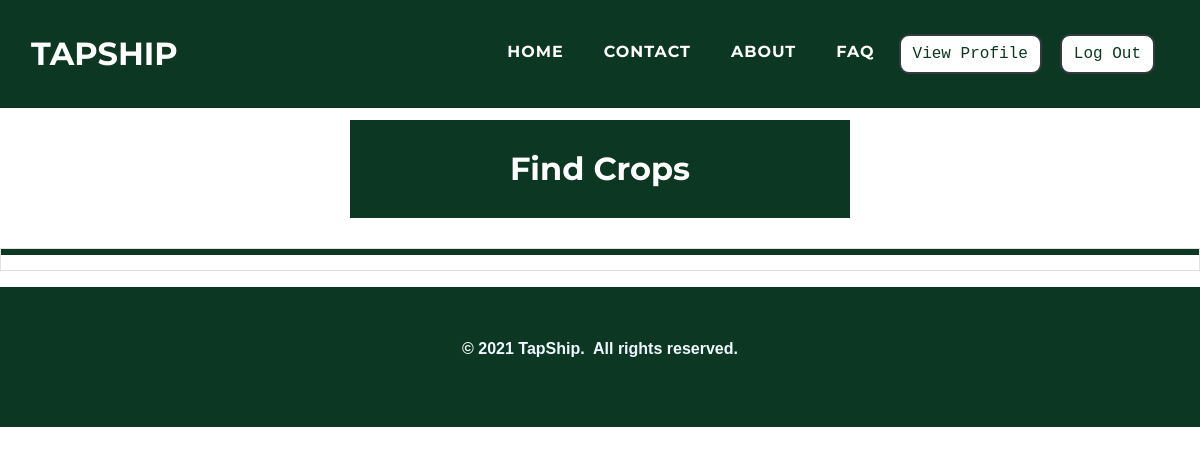
/customers/findcrop.php (signed in), run on an earlier commit of the app's database.
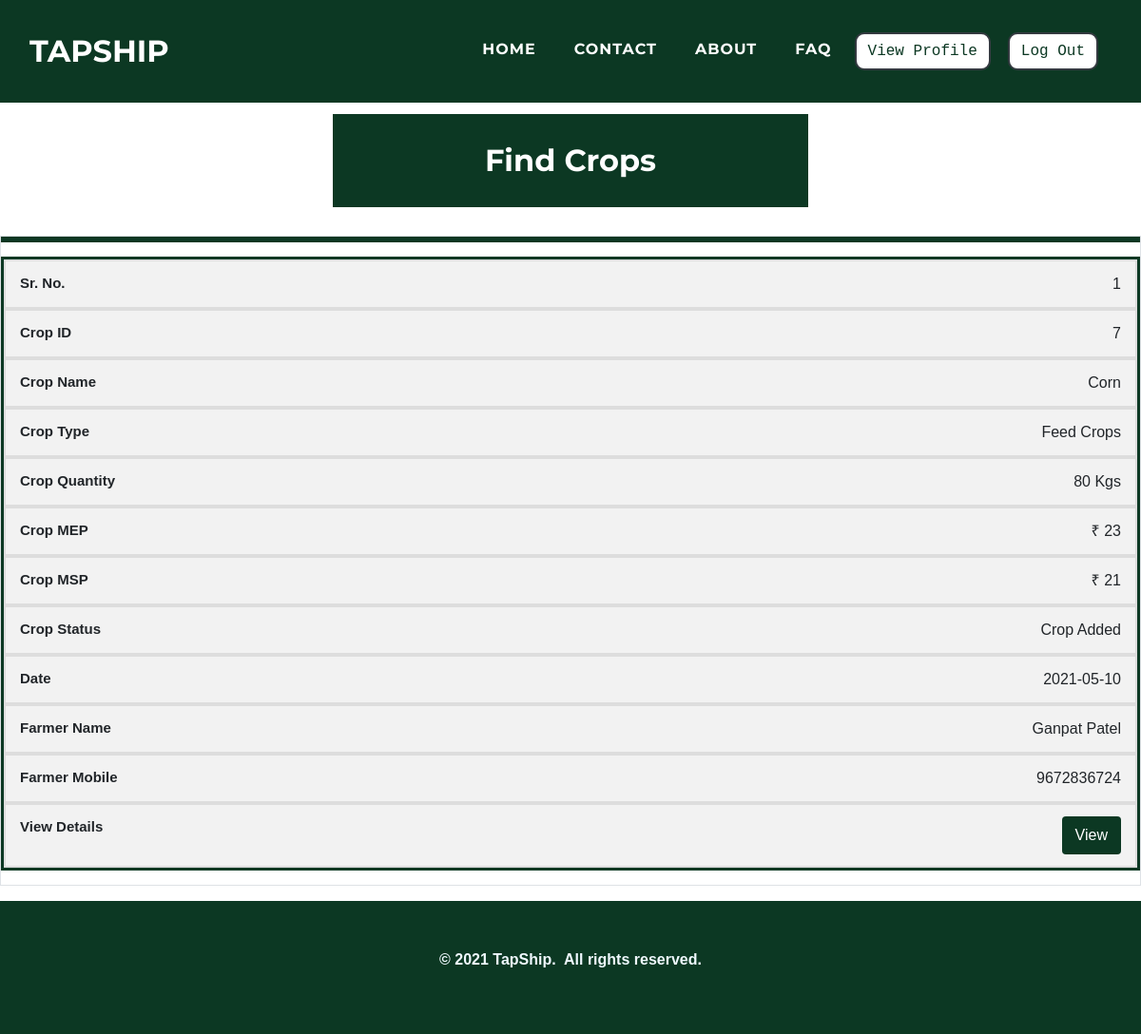
And on a later commit of the database.
### tables this page shows
CREATE TABLE `cropsale` (
  `cr_id` int(11) NOT NULL,
  `cr_f_mobile` varchar(10) NOT NULL,
  `cr_cro_id` int(11) NOT NULL,
  `cr_quantity` varchar(10) NOT NULL,
  `cr_img1` varchar(500) NOT NULL,
  `cr_img2` varchar(500) NOT NULL,
  `cr_img3` varchar(500) NOT NULL,
  `cr_mep` varchar(10) NOT NULL,
  `cr_date` date NOT NULL,
  `cr_status` varchar(10) NOT NULL
);

CREATE TABLE `cropdetails` (
  `cro_id` int(11) NOT NULL,
  `cro_name` varchar(50) NOT NULL,
  `cro_type` varchar(25) NOT NULL,
  `cro_costperkg` varchar(25) DEFAULT NULL,
  `cro_msp` float NOT NULL
);

### customers/findcrop.php (the view, shortened to what this page needs)
<?php
$res = $_SESSION["sessionid"];
$c_mobile = $res;
?>
<!DOCTYPE html>
<html>
<head>
    <link rel="stylesheet" href="../assets/bootstrap/css/bootstrap.min.css">
    <link rel="stylesheet" href="../assets/fonts/font-awesome.min.css">
    <link rel="stylesheet" href="../assets/fonts/ionicons.min.css">
    <link rel="stylesheet" href="../assets/css/Article-List.css">
    <link rel="stylesheet" href="../assets/css/Features-Boxed.css">
    <link rel="stylesheet" href="../assets/css/Footer-Dark.css">
    <link rel="stylesheet" href="../assets/css/Highlight-Blue.css">
    <link rel="stylesheet" href="https://cdnjs.cloudflare.com/ajax/libs/animate.css/3.5.2/animate.min.css">
    <link rel="stylesheet" href="https://cdnjs.cloudflare.com/ajax/libs/aos/2.2.0/aos.css">
    <link rel="stylesheet" href="../assets/css/Login-Form-Clean.css">
    <link rel="stylesheet" href="../assets/css/table-style.css" />
</head>
<body id="page-top">
    <nav class="navbar navbar-light navbar-expand-lg fixed-top text-uppercase" id="mainNav" style="background: #0c3823;">
        <div class="container-fluid">
            <a class="navbar-brand js-scroll-trigger" data-bs-hover-animate="pulse" href="../index.php" style="font-family: Montserrat, sans-serif;">TAPSHIP</a>
            <div class="collapse navbar-collapse" id="navbarResponsive">
                <ul class="nav navbar-nav ml-auto">
                    <li class="nav-item mx-0 mx-lg-1"><a class="nav-link py-3 px-0 px-lg-3 rounded js-scroll-trigger" data-bs-hover-animate="pulse" href="../index.php" style="filter: contrast(100%) grayscale(0%) hue-rotate(0deg) invert(0%) sepia(0%);">HOME</a></li>
                    <li class="nav-item mx-0 mx-lg-1"><a class="nav-link py-3 px-0 px-lg-3 rounded js-scroll-trigger" data-bs-hover-animate="pulse" href="../contact.php">CONTACT</a></li>
                    <li class="nav-item mx-0 mx-lg-1"><a class="nav-link py-3 px-0 px-lg-3 rounded js-scroll-trigger" data-bs-hover-animate="pulse" href="../about.php">ABOUT</a></li>
                    <li class="nav-item mx-0 mx-lg-1"><a class="nav-link py-3 px-0 px-lg-3 rounded js-scroll-trigger" data-bs-hover-animate="pulse" href="../faq.php">FAQ</a></li>
                    <li class="nav-item mx-0 mx-lg-1"><a href="../customers/profile.php"><button class="btn btn-dark text-monospace" data-bs-hover-animate="pulse" type="button" style="margin: 10px;background: rgb(255,255,255);color: #0c3823;margin-left: 0;border-radius: 10px;">View Profile</button></a></li>
                    <li class="nav-item mx-0 mx-lg-1"><a href="../customers/logout-script.php"><button class="btn btn-dark text-monospace" data-bs-hover-animate="pulse" type="button" style="margin: 10px;background: rgb(255,255,255);color: #0c3823;margin-left: 0;border-radius: 10px;">Log Out</button></a></li>
                </ul>
            </div>
        </div>
    </nav>
    <div class="features-boxed">
        <div class="container-fluid" style="background: #ffffff;">
            <div class="intro" style="background: #0c3823;margin-top: 120px;margin-bottom: 30px;">
                <h2 class="text-center" data-aos="fade" style="color: rgb(255,255,255);padding: 30px;margin-bottom: 0px;">Find Crops</h2>
            </div>
        </div>
    </div>
    <table id="tabledata" class=" table table-striped table-hover table-bordered">
        <tr class="bg-dark text-white text-center">
        </tr>
        <?php
        $con = mysqli_connect('localhost', 'root');
        mysqli_select_db($con, 'tapship');
        $q = "SELECT CD.cro_name, CD.cro_type, CD.cro_msp, CS.cr_id, CS.cr_quantity, CS.cr_mep, CS.cr_date, CS.cr_status, f.f_name, f.f_mobile
 FROM cropdetails CD, cropsale CS, farmer f  where CD.cro_id=CS.cr_cro_id AND f.f_mobile=CS.cr_f_mobile AND cs.cr_status IN (0,1) AND (SELECT count(cb_id) from cropbid cb WHERE cb.cb_c_mobile = $c_mobile AND cb.cb_cr_id = cs.cr_id)=0
 ORDER BY CS.cr_id DESC";
        $query = mysqli_query($con, $q);
        $c = 1;
        while ($res = mysqli_fetch_array($query)) {
        ?>
            <tr class="text-center">
                <td data-label="Sr. No."> <?php echo $c;
                                            $c += 1 ?> </td>
                <td data-label="Crop ID"> <?php echo $res['cr_id']; ?> </td>
                <td data-label="Crop Name"> <?php echo $res['cro_name'];  ?> </td>
                <td data-label="Crop Type"> <?php echo $res['cro_type'];  ?> </td>
                <td data-label="Crop Quantity"> <?php echo $res['cr_quantity'], ' Kgs';  ?> </td>
                <td data-label="Crop MEP"> <?php echo '₹ ', $res['cr_mep'];  ?> </td>
                <td data-label="Crop MSP"> <?php echo '₹ ', $res['cro_msp'];  ?> </td>
                <td data-label="Crop Status"> <?php if ($res['cr_status'] == "0") {
                                                    echo "Crop Added";
                                                } else if ($res['cr_status'] == "1") {
                                                    echo "Bidding";
                                                } else if ($res['cr_status'] == "2") {
                                                    echo "Bid Accepeted";
                                                } else if ($res['cr_status'] == "3") {
                                                    echo "Payment Done";
                                                } else if ($res['cr_status'] == "4") {
                                                    echo "Payment Confirmed";
                                                } else if ($res['cr_status'] == "5") {
                                                    echo "Self Transport Selected";
                                                } else if ($res['cr_status'] == "6") {
                                                    echo "Tapship Delivery Selected";
                                                } else if ($res['cr_status'] == "7") {
                                                    echo "Tapship Delivery Bidding";
                                                } else if ($res['cr_status'] == "8") {
                                                    echo "Tapship Delivery Bid Selected";
                                                } else if ($res['cr_status'] == "9") {
                                                    echo "Farmer Pickup conformed";
                                                } else if ($res['cr_status'] == "10") {
                                                    echo "Driver Pickup Conformed";
                                                } else if ($res['cr_status'] == "11") {
                                                    echo "Customer Delivery Conformed";
                                                } else if ($res['cr_status'] == "12") {
                                                    echo "Deal Over";
                                                } ?> </td>
                <td data-label="Date"> <?php echo $res['cr_date'];  ?> </td>
                <td data-label="Farmer Name"> <?php echo $res['f_name'];  ?> </td>
                <td data-label="Farmer Mobile"> <?php echo $res['f_mobile'];  ?> </td>
                <td data-label="View Details"> <button class="btn" style="background-color:#0c3823;"> <a href="viewcrop.php?cr_id=<?php echo $res['cr_id']; ?>" class="text-white"> View </a> </button> </td>
            </tr>
        <?php
        }
        ?>
    </table>
    <div class="footer-dark" style="background: rgb(12,56,35);">
        <footer>
            <div class="container-fluid">
                <p style="text-align: center;"><strong>© 2021 TapShip.&nbsp; All rights reserved.</strong><br></p>
            </div>
        </footer>
    </div>
</body>
</html>

### assets/css/Features-Boxed.css (style rules this page uses)
.features-boxed { color: #313437; background-color: #eef4f7; }
.features-boxed h2 { font-weight: bold; margin-bottom: 40px; padding-top: 40px; color: inherit; }
.features-boxed .intro { font-size: 16px; max-width: 500px; margin: 0 auto; }

### assets/css/Footer-Dark.css (style rules this page uses)
.footer-dark { padding: 50px 0; bottom: 0; color: #f0f9ff; background-color: #282d32; }

### assets/css/table-style.css (style rules this page uses)
body { margin:0; font-family: sans-serif; }
* { box-sizing: border-box; }
.table { width: 100%; border-collapse: collapse; }
.table td,.table th { padding:12px 15px; border:2px solid #ddd; text-align: center; font-size:16px; }
@media (max-width: 1410px) { .table, .table tbody, .table tr, .table td { display: block; width: 100%; } }
@media (max-width: 1410px) { table tr { margin-bottom: 15px; border: 3px solid #0c3823; } }
@media (max-width: 1410px) { .table td { text-align: right; padding-left: 50%; text-align: right; position: relative; } }
@media (max-width: 1410px) { .table td::before { content: attr(data-label); position: absolute; left:0; width: 50%; padding-left:15px; font-size:15px; font-weight: bold; text-align: left; } }

What changed in the data, as far as the page shows it:
added cropsale: cr_id "7", cr_cro.cro_name "Corn", cr_cro.cro_type "Feed Crops", cr_quantity "80", cr_mep "23", cr_cro.cro_msp "21", cr_status "Crop Added", cr_date "2021-05-10", f_name "Ganpat Patel", f_mobile "9672836724"
